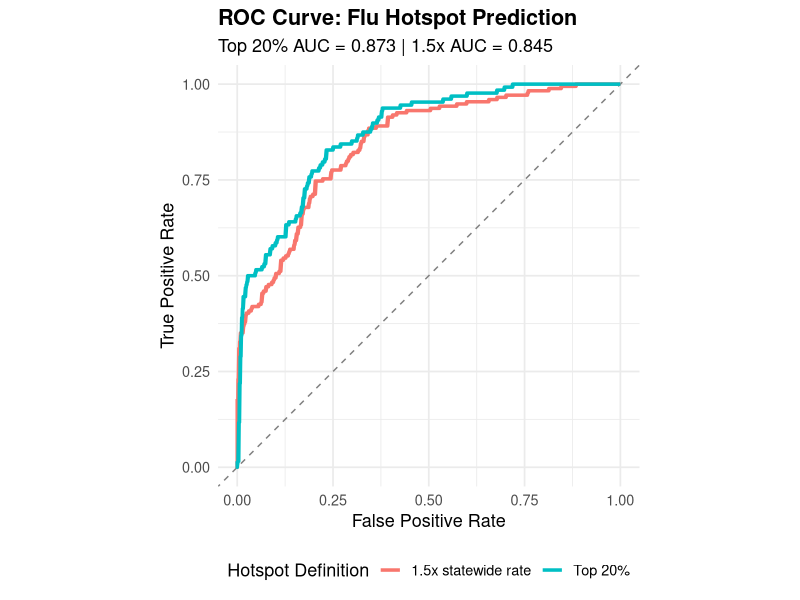

Write R code to recreate this figure.
library(tidyverse)
library(pROC)

dir.create("figures", showWarnings = FALSE)

data <- read_csv("derived_data/hotspot_results.csv", show_col_types = FALSE)

roc_top20 <- roc(
  data$actual_hotspot_top20,
  data$predicted_rate
)

roc_15x <- roc(
  data$actual_hotspot_15x,
  data$predicted_rate
)

auc_top20 <- round(auc(roc_top20), 3)
auc_15x <- round(auc(roc_15x), 3)

roc_df <- bind_rows(
  tibble(
    fpr = 1 - roc_top20$specificities,
    tpr = roc_top20$sensitivities,
    model = "Top 20%"
  ),
  tibble(
    fpr = 1 - roc_15x$specificities,
    tpr = roc_15x$sensitivities,
    model = "1.5x statewide rate"
  )
)

roc_plot <- ggplot(roc_df, aes(x = fpr, y = tpr, color = model)) +
  geom_abline(linetype = "dashed", color = "gray50") +
  geom_line(linewidth = 1.2) +
  coord_equal() +
  labs(
    title = "ROC Curve: Flu Hotspot Prediction",
    subtitle = paste0(
      "Top 20% AUC = ", auc_top20,
      " | 1.5x AUC = ", auc_15x
    ),
    x = "False Positive Rate",
    y = "True Positive Rate",
    color = "Hotspot Definition"
  ) +
  theme_minimal(base_size = 13) +
  theme(
    plot.title = element_text(face = "bold"),
    legend.position = "bottom"
  )

ggsave("figures/roc_curve.png", roc_plot, width = 7, height = 5, dpi = 300)

auc_table <- tibble(
  hotspot_definition = c("Top 20%", "1.5x statewide rate"),
  auc = c(as.numeric(auc_top20), as.numeric(auc_15x))
)

write_csv(auc_table, "derived_data/auc_results.csv")
